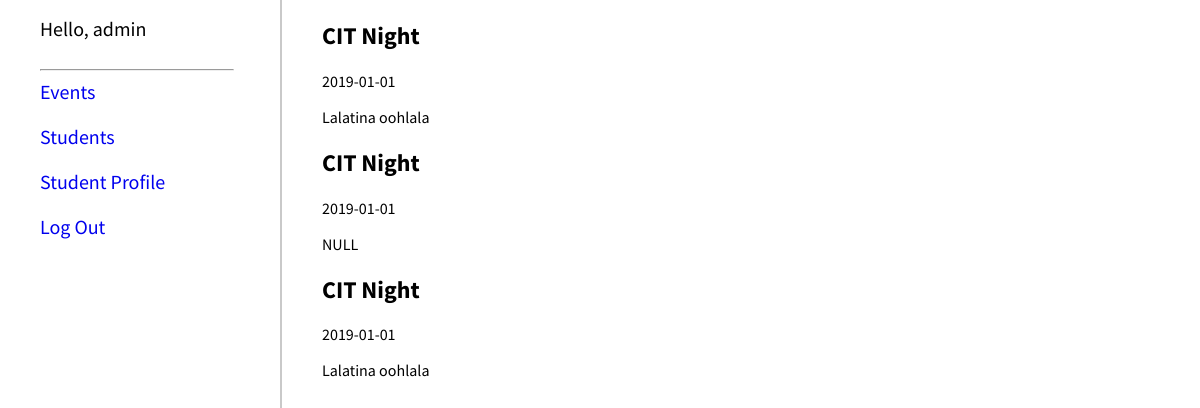
Screenshot of /index.php?login=success&id= (signed in) with the database file from the repository.
### tables this page shows
CREATE TABLE `events` (
  `event_id` int(11) NOT NULL AUTO_INCREMENT,
  `title` varchar(255) DEFAULT NULL,
  `create_date` date DEFAULT NULL,
  `description` varchar(5000) DEFAULT NULL,
  `start_date` date DEFAULT NULL,
  `end_date` date DEFAULT NULL,
  PRIMARY KEY (`event_id`)
);

### welcome.php (the view)
<ul>
    <?php
      $sql = "SELECT * FROM sbo.events";
      $result = mysqli_query($conn, $sql);
      $resultCheck = mysqli_num_rows($result);
      if ($resultCheck > 0) {
        while ($row = mysqli_fetch_assoc($result)) {
          echo '<li>';
          echo '<h2>' . $row['title'] . '</h2>';
          echo '<p>' . $row['start_date'] . '</p>';
          echo '<p>' . $row['description'] . '</p>';
          echo '</li>';
        }
      }
    ?>
</ul>

### src/css/master.css (style rules this page uses)
* { margin-left: 0; padding: 0; text-decoration: none; }
html, body { height: 100%; }
body { font-family: 'Source Sans Pro', sans-serif; margin-top: 0px; margin-right: 0px; max-width: 100%; }
li { list-style: none; }

### rows the page displays
events: title "CIT Night", start_date "2019-01-01", description "Lalatina oohlala"
events: title "CIT Night", start_date "2019-01-01", description "NULL"
events: title "CIT Night", start_date "2019-01-01", description "Lalatina oohlala"

### other values shown
$_SESSION['uname'] "admin"
